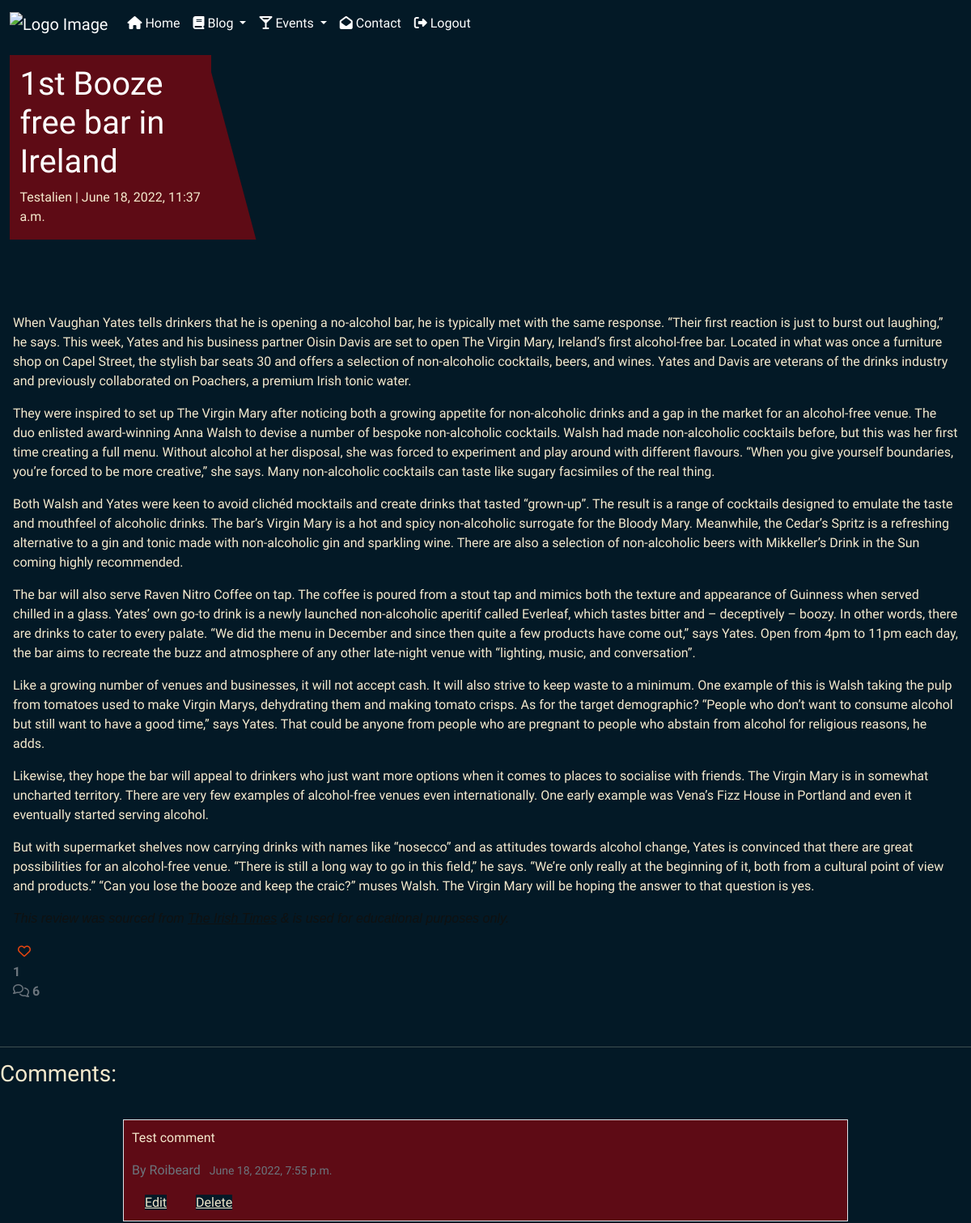
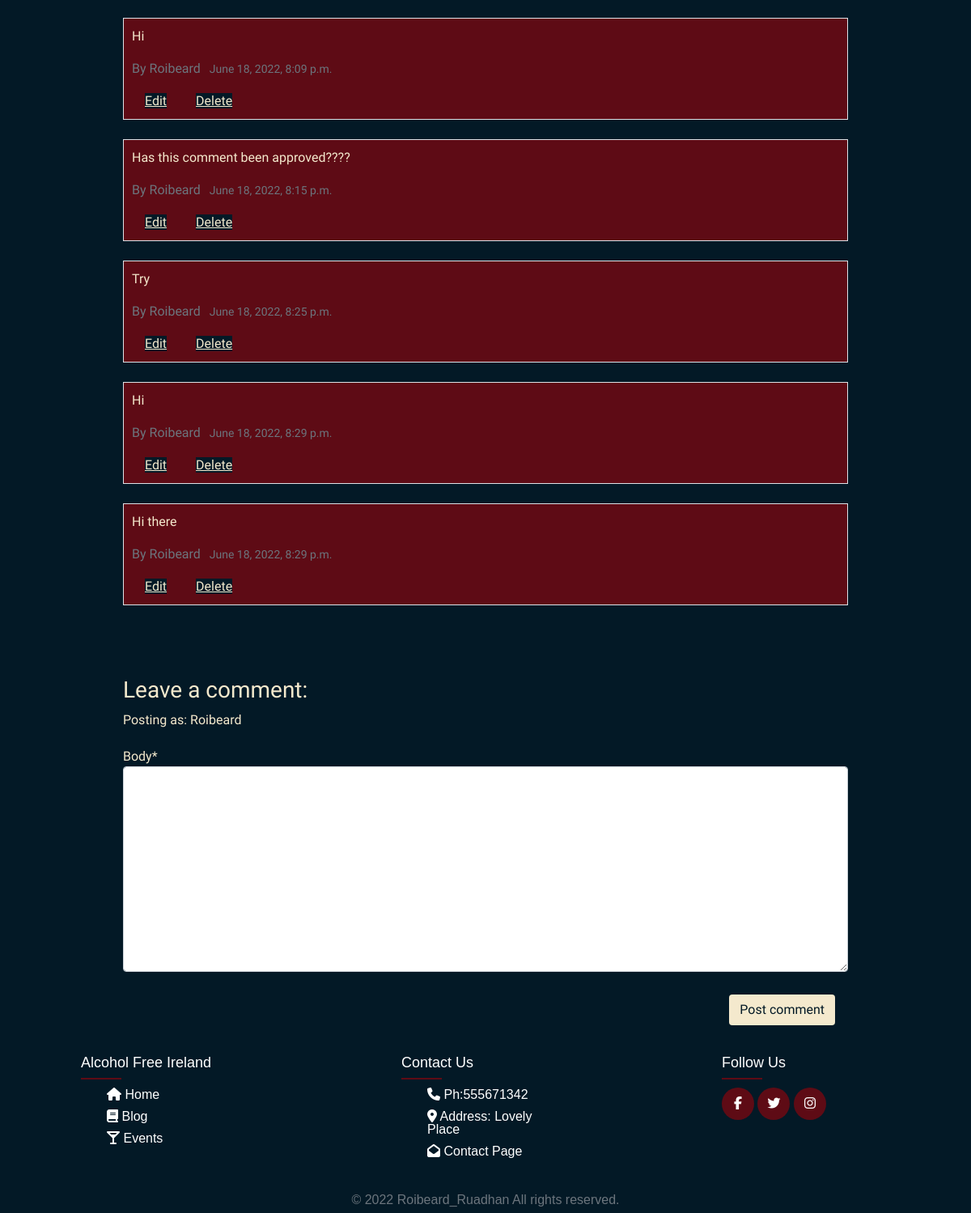
Screenshot of /4/ (signed in) with the database file from the repository (2 pictures, top to bottom).
### blog/models.py (models this page shows, shortened)
class Post(models.Model):
    title = models.CharField(max_length=200, unique=True)
    author = models.ForeignKey(
        User, on_delete=models.CASCADE, related_name="blog_posts"
    )
    featured_image = CloudinaryField(
        'image', default='https://res.cloudinary.com/roibeard/image/upload/v1655578160/placeholder.jpg')
    excerpt = models.TextField(blank=True)
    updated_on = models.DateTimeField(auto_now=True)
    content = models.TextField()
    created_on = models.DateTimeField(auto_now_add=True)
    status = models.IntegerField(choices=STATUS, default=0)
    likes = models.ManyToManyField(
        User, related_name='blogpost_like', blank=True)
    class Meta:
        ordering = ["-created_on"]
    def number_of_likes(self):
        return self.likes.count()

class Comment(models.Model):
    post = models.ForeignKey(Post, on_delete=models.CASCADE,
                             related_name="comments")
    name = models.ForeignKey(
        User, on_delete=models.CASCADE, related_name="blog_comments", null=True
    )
    email = models.EmailField()
    body = models.TextField()
    created_on = models.DateTimeField(auto_now_add=True)
    approved = models.BooleanField(default=False)
    class Meta:
        ordering = ["created_on"]

### blog/views.py (the view, shortened to what this page needs)
# urls.py: path('<int:blog_post_id>/', views.PostDetail.as_view(), name='blog_detail'),
class PostDetail(View):
    def get(self, request, blog_post_id):
        post = get_object_or_404(Post, pk=blog_post_id)
        comments = post.comments.filter(post=post).order_by("-created_on")
        queryset = Comment.objects.filter(post=post, approved=True)
        liked = False
        if post.likes.filter(id=self.request.user.id).exists():
            liked = True
        context = {
            "post": post,
            "comments": comments,
            "commented": False,
            'queryset': queryset,
            "liked": liked,
            "comment_form": CommentForm()
        }
        return render(request, "blog_detail.html", context)

### blog/forms.py
class CommentForm(forms.ModelForm):
    class Meta:
        model = Comment
        fields = ('body',)

### templates/blog_detail.html (shortened to what this page needs)
{% extends "base.html" %}
{% load cloudinary %}
{% load crispy_forms_tags %}
{% block content %}
<div class="light-bg">
    <div class="masthead">
        <div class="container">
            <div class="row g-0">
                <div class="col-md-6 masthead-text">
                    <h1 class="post-title">{{ post.title }}</h1>
                    <p class="post-subtitle">{{ post.author }} | {{ post.created_on }}</p>
                </div>
                <div class="d-none d-md-block col-md-6 masthead-image">
                </div>
            </div>
        </div>
    </div>
    <div class="light-bg">
        <div class="row">
            <div class="col card mb-4  mt-3 left top">
                <div class="card-body">
                    <p class="card-text blog_content">
                        {{ post.content | safe }}
                    </p>
                    <div class="row">
                        <div class="">
                            <strong>
                                {% if user.is_authenticated %}
                                <form class="d-line" action="{% url 'post_like' post.id %}" method="POST">
                                    {% if liked %}
                                    <button type="submit" name="blogpost_id" value="{{post.title}}" class="btn-like"><i
                                        class="fas fa-heart"></i></button>
                                    {% else %}
                                    <button type="submit" name="blogpost_id" value="{{post.title}}" class="btn-like"><i
                                        class="far fa-heart"></i></button>
                                    {% endif %}
                                </form>
                                {% else %}
                                <span class="text-secondary"><i class="far fa-heart"></i></span>
                                {% endif %}
                                <span class="text-secondary"> {{ post.number_of_likes }}</span>
                            </strong>
                        </div>
                        <div class="col-1">
                            {% with comments.count as total_comments %}
                            <strong class="text-secondary"><i class="far fa-comments"></i>
                                {{ total_comments }}</strong>
                            {% endwith %}
                        </div>
                    </div>
                </div>
            </div>
        </div>
        <div class="row">
            <div class="col">
                <hr>
            </div>
        </div>
        <div class="row">
            <div class="">
                <h3>Comments:</h3>
                <div class="comment-body">
                    {% for comment in queryset %}
                    <div class="comments main-bg border" style="padding: 10px;">
                    {{ comment.body | linebreaks }}
                        <p class="font-weight-bold text-muted">  By
                            {{ comment.name }}
                            <span class=" text-muted font-weight-normal small">&#160;
                                {{ comment.created_on }}
                            </span>
                        </p>
                        {% if request.user == comment.name or request.user.is_superuser %}
                            <a href="{% url 'edit_comment' comment.id %}" class="btn-standard">Edit</a>
                            <a href="{% url 'delete_comment' comment.id %}" class="btn-standard">Delete</a>
                        {% endif %}
                    </div><br>
                    {% endfor %}
                </div>
            </div>
            <div >
                <div class="comment-body">
                    {% if commented %}
                    <div class="alert alert-success" role="alert">
                        Your comment is awaiting approval
                    </div>
                    {% else %}
                    <h3>Leave a comment:</h3>
                    <p>Posting as: {{ user.username }}</p>
                    <form method="POST" style="margin-top: 1.3em;">
                        {{ comment_form | crispy }}
                        <div class="float-end mt-2 pt-1">
                            {% if user.is_authenticated %}
                            <button type="submit" class="btn btn-nonstandard">Post comment</button>
                            {% else %}
                            <p class="p-text">Please
                                <a class="btn btn-nonstandard" href="{% url 'account_login' %}"> Login </a>or
                                <a class="btn btn-nonstandard" href="{% url 'account_signup' %}">Signup</a>to add a comment.</p>
                            {% endif %}
                        </div>
                    </form>
                    {% endif %}
                </div>
            </div>
        </div>
    </div>
</div>
{% endblock content %}

### static/css/style.css (style rules this page uses)
* { box-sizing: border-box; }
body { color: #F4E9CD; background-color: #5E0B15; font-family: 'Convergence', sans-serif; margin:0; padding:0; max-width: 100%; min-height: 100vh; display: flex; flex-direction: column; }
a { color: #F4E9CD; }
.light-bg { background-color: #031926; color: #F4E9CD; }
.main-bg { background-color:#5E0B15; }
.card { border: none; background-color: transparent; }
.masthead { margin-top: 10px; overflow: hidden; position: relative; display: inline-block; height: 33vh; width: 100%; }
.masthead-text { background-color: #5E0B15; color: white; position: relative; }
.masthead-image { position: relative; overflow: hidden; height: auto; }
.masthead-image:after { content: ""; position: absolute; top: 0; right: 90%; height: 100%; width: 150%; background: #5E0B15; -webkit-transform: skew(15deg); -moz-transform: skew(15deg); transform: skew(15deg); z-index: 100; }
.row { --bs-gutter-x: 0rem; }
.comment-body { padding: 2rem; margin-left: 10vw; margin-right: 10vw; }
.blog_content { color: #fff !important; margin-left: 10vw; margin-right: 10vw; }
.post-title { margin-top: 5%; margin-left: 5%; }
.post-subtitle { margin-left: 5%; color: #F4E9CD; }
.btn-standard { margin: 1rem; color: #F4E9CD; background-color:#031926; }
.btn-nonstandard { margin: 1rem; color: #031926; background-color:#F4E9CD; }
.btn-like { color: #E84610; border: none; background: transparent; }
.card-text { color: #F4E9CD; }
.container { max-width:fit-content; margin:0; }
.row { display: flex; flex-wrap: wrap; }

### rows the page displays
Post: title "1st Booze free bar in Ireland", author "Testalien", created_on "June 18, 2022, 11:37 a.m.", content "When Vaughan Yates tells drinkers that he is opening a no-alcohol bar, he is typically met with the same response. “Their first reaction is just to burst out laughing,” he says. This week, Yates and his business partner Oisin Davis are set to open The Virgin Mary, Ireland’s first alcohol-free bar. Located in what was once a furniture shop on Capel Street, the stylish bar seats 30 and offers a selection of non-alcoholic cocktails, beers, and wines. Yates and Davis are veterans of the drinks industry and previously collaborated on Poachers, a premium Irish tonic water. They were inspired to set up The Virgin Mary after noticing both a growing appetite for non-alcoholic drinks and a gap in the…", number_of_likes "1"
Comment: body "Test comment", name "Roibeard", created_on "June 18, 2022, 7:55 p.m.", shows "Edit"
Comment: body "Hi", name "Roibeard", created_on "June 18, 2022, 8:09 p.m.", shows "Edit"
Comment: body "Has this comment been approved????", name "Roibeard", created_on "June 18, 2022, 8:15 p.m.", shows "Edit"
Comment: body "Try", name "Roibeard", created_on "June 18, 2022, 8:25 p.m.", shows "Edit"
Comment: body "Hi", name "Roibeard", created_on "June 18, 2022, 8:29 p.m.", shows "Edit"
Comment: body "Hi there", name "Roibeard", created_on "June 18, 2022, 8:29 p.m.", shows "Edit"

### other values shown
{{ total_comments }} "6"
{{ user.username }} "Roibeard"
